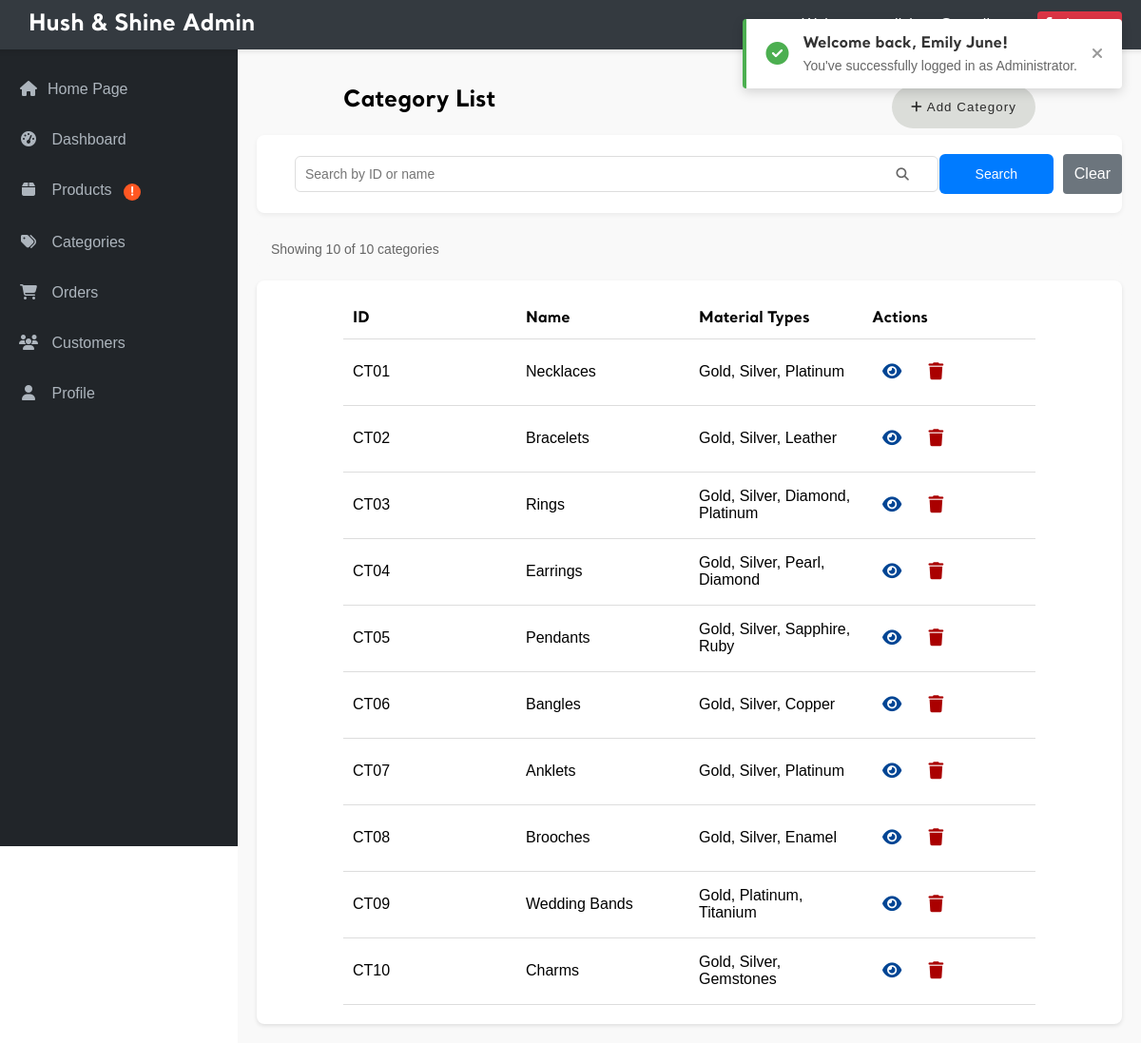
The app's page /admin/admin_category.php (signed in), older data.
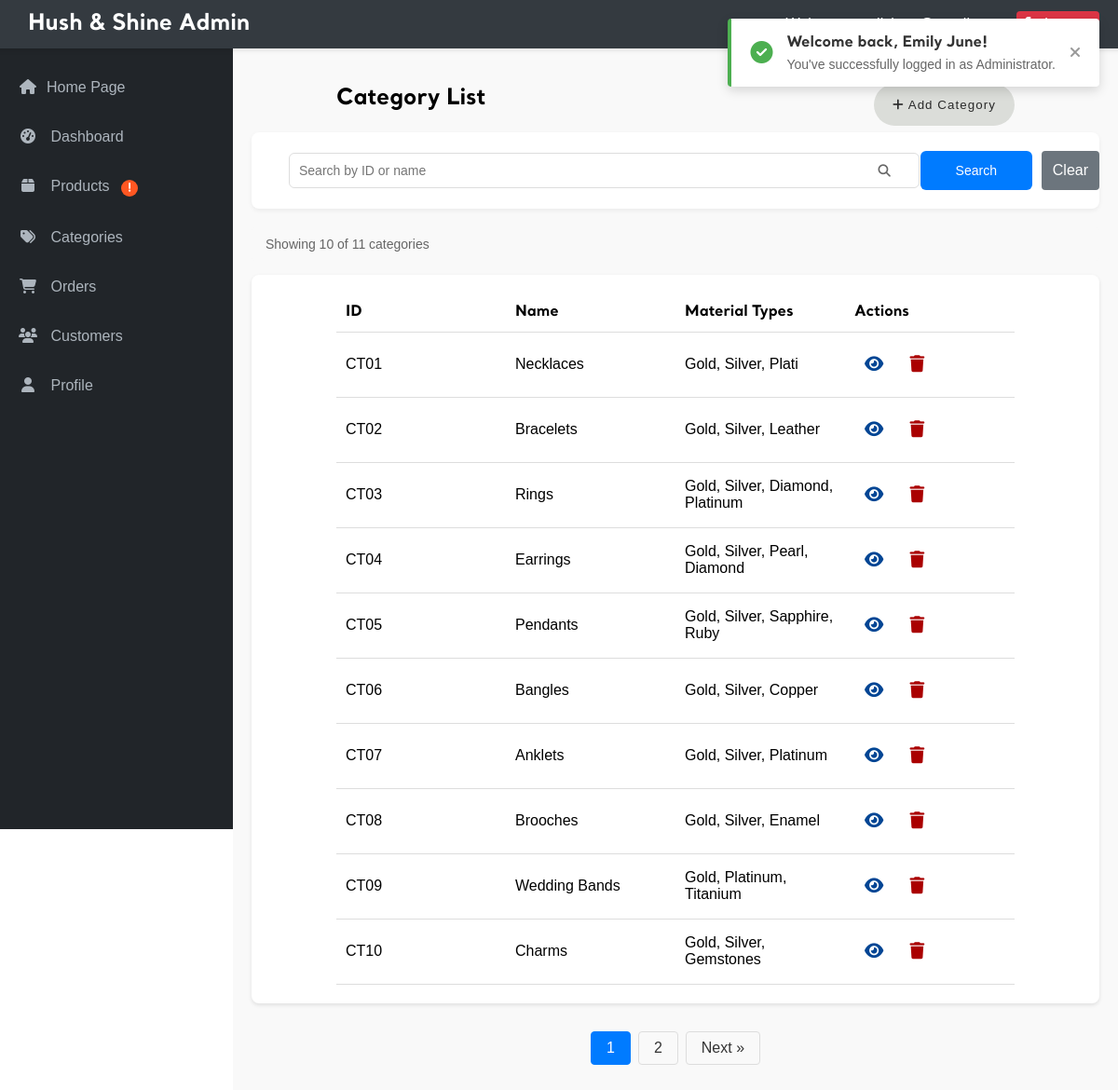
The same page, newer data.
### tables this page shows
CREATE TABLE `category` (
  `cat_id` varchar(4) NOT NULL,
  `cat_name` varchar(50) NOT NULL,
  `material_type` varchar(100) NOT NULL
);

### admin/admin_category.php (the view, shortened to what the changed rows need)
<?php
require_once '../_base.php';
include '../_head.php';
$page = isset($_GET['page']) ? (int)$_GET['page'] : 1;
$itemsPerPage = 10;
$offset = ($page - 1) * $itemsPerPage;
$searchTerm = isset($_GET['search']) ? trim($_GET['search']) : '';
$where = [];
$params = [];
$whereClause = !empty($where) ? ' WHERE ' . implode(' AND ', $where) : '';
try {
    $countQuery = "SELECT COUNT(*) FROM category" . $whereClause;
    $stmt = $_db->prepare($countQuery);
    $stmt->execute($params);
    $totalItems = $stmt->fetchColumn();
    $totalPages = ceil($totalItems / $itemsPerPage);
} catch (PDOException $e) {
    echo "Database error: " . $e->getMessage();
    exit;
}
try {
    $query = "SELECT cat_id, cat_name, material_type
             FROM category"
             . $whereClause .
             " ORDER BY cat_id ASC" .
             " LIMIT " . $itemsPerPage . " OFFSET " . $offset;
    $stmt = $_db->prepare($query);
    $stmt->execute($params);
    $categories = $stmt->fetchAll(PDO::FETCH_ASSOC);
} catch (PDOException $e) {
    echo "Database error: " . $e->getMessage();
    exit;
}
?>
        <main class="admin-main">
                <div class="admin-title">
                    <h2>Category List</h2>
                </div>
                <div class="product-info-bar">
                    <div class="product-count">
                        Showing <?= count($categories) ?> of <?= $totalItems ?> categories
                    </div>
                </div>
                <div class="table-responsive">
                    <table class="admin-table">
                        <thead>
                            <tr>
                                <th>ID</th>
                                <th>Name</th>
                                <th>Material Types</th>
                                <th>Actions</th>
                            </tr>
                        </thead>
                        <tbody>
                            <?php if (count($categories) > 0): ?>
                                <?php foreach ($categories as $category): ?>
                                    <tr>
                                        <td><?= htmlspecialchars($category['cat_id']) ?></td>
                                        <td><?= htmlspecialchars($category['cat_name']) ?></td>
                                        <td><?= htmlspecialchars($category['material_type'], 2) ?></td>
                                        <td class="actions">
                                            <a href="view_category.php?id=<?= $category['cat_id'] ?>" class="btn">
                                                <i class="fas fa-eye"></i>
                                            </a>
                                            <a class="btn btn-danger delete-product"
                                            data-id="<?= $category['cat_id'] ?>"
                                            data-name="<?= htmlspecialchars($category['cat_name']) ?>">
                                                <i class="fas fa-trash"></i>
                                            </a>
                                        </td>
                                    </tr>
                                <?php endforeach; ?>
                            <?php else: ?>
                                <tr>
                                    <td colspan="6">No categories found</td>
                                </tr>
                            <?php endif; ?>
                        </tbody>
                    </table>
                </div>
                <?php if ($totalPages > 1): ?>
                <div class="pagination">
                    <?php
                    $range = 2;
                    $startPage = max(1, $page - $range);
                    $endPage = min($totalPages, $page + $range);
                    for ($i = $startPage; $i <= $endPage; $i++) {
                        echo '<a href="?page=' . $i . '&search=' . urlencode($searchTerm) . '"';
                        echo ($i == $page) ? ' class="active"' : '';
                        echo '>' . $i . '</a>';
                    }
                    ?>
                    <?php if ($page < $totalPages): ?>
                        <a href="?page=<?= $page + 1 ?>&search=<?= urlencode($searchTerm) ?>">Next &raquo;</a>
                    <?php endif; ?>
                </div>
                <?php endif; ?>
        </main>
    </div>

Row changes from the older to the newer data that the page shows:
changed category "CT01": material_type "Gold, Silver, Platinum" → "Gold, Silver, Plati"
Text that changed along with them:
$totalItems: "10" → "11"
new list line: "1"
new list line: "2"
text now shown: "Next »"
